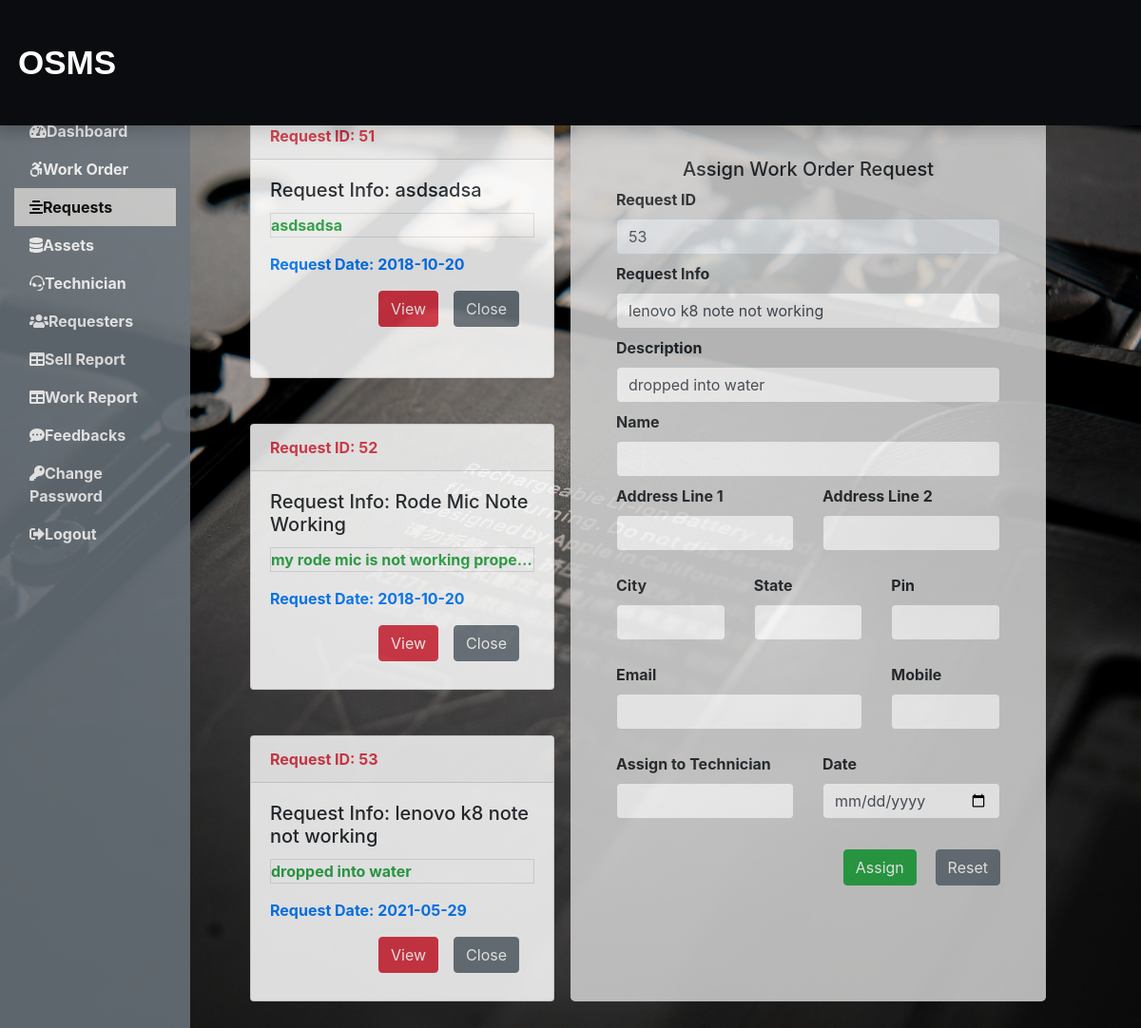
Screenshot of /Admin/request2.php (signed in) with the database file from the repository.
### tables this page shows
CREATE TABLE `submitrequest_tb` (
  `request_id` int(11) NOT NULL AUTO_INCREMENT,
  `request_info` text NOT NULL,
  `request_desc` text NOT NULL,
  `requester_name` varchar(60) NOT NULL,
  `requester_add1` text NOT NULL,
  `requester_add2` text NOT NULL,
  `requester_city` varchar(60) NOT NULL,
  `requester_state` varchar(60) NOT NULL,
  `requester_zip` int(11) NOT NULL,
  `requester_email` varchar(60) NOT NULL,
  `requester_mobile` bigint(11) NOT NULL,
  `request_date` date NOT NULL,
  PRIMARY KEY (`request_id`)
);

### Admin/request2.php (the view, shortened to what this page needs)
<?php
include('../dbConnection.php');
include('includes/header.php');
?>
<div class="col-sm-4 mb-5" >
<?php
$sql = "SELECT request_id, request_info, request_desc, request_date FROM submitrequest_tb" ;
$result = $conn->query($sql);
if($result->num_rows>0){
for($i=1; $i<4; $i++)
{
$row = $result->fetch_assoc();
 echo '<div class="card mt-5 mx-5" style="height:280px; width:320px;opacity:0.85;">';
         echo '<div class="card-header text-danger fw-bold">';
        echo 'Request ID: '. $row['request_id'];
         echo'</div>';
         echo '<div class="card-body">';
         echo '<h5 class="card-title">';
         echo 'Request Info: '.$row['request_info'];
         echo '</h5>';
        echo '<p class="card-text text-success text-truncate border">';
         echo $row['request_desc'];
         echo '</p>';
         echo '<p class="card-text text-primary">';
         echo 'Request Date: '.$row['request_date'];
         echo '</p>';
         echo '<div style="float:right">' ;
         echo '<form action="" method="post">';
         echo '<input type="submit" value="View" class="btn btn-danger" name="view">' ;
         echo '<input type="submit" value="Close" class="btn btn-secondary mx-3" name="close">' ;
         echo '</form>';
         echo '</div>' ;
         echo '</div>' ;
         echo '</div>';
}
?>
</div>
<?php include('assignworkform2.php'); ?>
<?php
}
?>
<?php
include('includes/footer.php');
?>

### Admin/assignworkform2.php (shortened to what this page needs)
<div class="col-sm-5 mt-5 pt-5 mb-5 jumbotron" style="background-color:#d3d3d3; opacity:0.85;">
<form action="" method="post" class="px-3" >
    <h5 class="text-center">Assign Work Order Request</h5>
    <div class="form-group my-2">
    <label for="request_id" class="mb-2">Request ID</label>
    <input type="text" class="form-control" id="request_id" name="request_id" readonly
    value="<?php if(isset($row['request_id'])) echo $row['request_id'];?>">
    </div>
    <div class="form-group my-2">
    <label for="request_info" class="mb-2">Request Info</label>
    <input type="text" class="form-control" id="request_info" name="request_info"
    value="<?php if(isset($row['request_info'])) echo $row['request_info'];?>" >
    </div>
    <div class="form-group my-2">
    <label for="requestdesc" class="mb-2">Description</label>
    <input type="text" class="form-control" id="requestdesc" name="requestdesc"
    value="<?php if(isset($row['request_desc'])) echo $row['request_desc'];?>" >
    </div>
    <div class="form-group my-2">
    <label for="requestername" class="mb-2">Name</label>
    <input type="text" class="form-control" id="requestername" name="requestername"
    value="<?php if(isset($row['requester_name'])) echo $row['requester_name'];?>">
    </div>
    <div class="form-group row my-2">
    <div class="form-group col-md-6">
    <label for="address1" class="mb-2">Address Line 1</label>
    <input type="text" class="form-control" id="address1" name="address1"
    value="<?php if(isset($row['requester_add1'])) echo $row['requester_add1'];?>" >
    </div>
    <div class="form-group col-md-6 ">
    <label for="address2" class="mb-2">Address Line 2</label>
    <input type="text" class="form-control" id="address2" name="address2"
    value="<?php if(isset($row['requester_add2'])) echo $row['requester_add2'];?>" >
    </div>
    </div>
    <div class="form-group row my-2">
    <div class="form-group col-md-4">
    <label for="requestercity" class="mb-2">City</label>
    <input type="text" class="form-control" id="requestercity" name="requestercity"
    value="<?php if(isset($row['requester_city'])) echo $row['requester_city'];?>" >
    </div>
    <div class="form-group col-md-4 ">
    <label for="requesterstate" class="mb-2">State</label>
    <input type="text" class="form-control" id="requesterstate" name="requesterstate"
    value="<?php if(isset($row['requester_state'])) echo $row['requester_state'];?>" >
    </div>
    <div class="form-group col-md-4 ">
    <label for="requesterzip" class="mb-2">Pin</label>
    <input type="text" class="form-control" id="requesterzip" name="requesterzip" onkeypress="isInputNumber(event)"
    value="<?php if(isset($row['requester_zip'])) echo $row['requester_zip'];?>" >
    </div>
    </div>
     <div class="form-group row my-2">
    <div class="form-group col-md-8">
    <label for="requesteremail" class="mb-2">Email</label>
    <input type="email" class="form-control" id="requesteremail" name="requesteremail"
    value="<?php if(isset($row['requester_email'])) echo $row['requester_email'];?>" >
    </div>
    <div class="form-group col-md-4 ">
    <label for="requestermobile" class="mb-2">Mobile</label>
    <input type="text" class="form-control" id="requestermobile" name="requestermobile" onkeypress="isInputNumber(event)"
    value="<?php if(isset($row['requester_mobile'])) echo $row['requester_mobile'];?>" >
    </div>
    </div>
    <div class="form-group row my-2">
    <div class="form-group col-md-6">
    <label for="assigntech" class="mb-2">Assign to Technician</label>
    <input type="text" class="form-control" id="assigntech" name="assigntech" >
    </div>
    <div class="form-group col-md-6 ">
    <label for="inputDate" class="mb-2">Date</label>
    <input type="date" class="form-control" id="inputDate" name="inputDate" >
    </div>
    </div>
    <div style="float:right;">
    <button type="submit" class="btn btn-success mr-3 my-2" name="assign">Assign</button>
    <button type="reset" class="btn btn-secondary my-2">Reset</button>
    </div>
</form>
</div>

### Admin/includes/header.php (style rules this page uses)
body { font-weight:bold; background-image:url('../images/image7.jpg'); background-size: cover; background-position: center center; background-repeat: no-repeat; margin-top:70px; min-height:110vh; }

### rows the page displays
submitrequest_tb: request_id "51", request_info "asdsadsa", request_desc "asdsadsa", request_date "2018-10-20"
submitrequest_tb: request_id "52", request_info "Rode Mic Note Working", request_desc "my rode mic is not working prope…", request_date "2018-10-20"
submitrequest_tb: request_id "53", request_info "lenovo k8 note not working", request_desc "dropped into water", request_date "2021-05-29", requestdesc "dropped into water"
